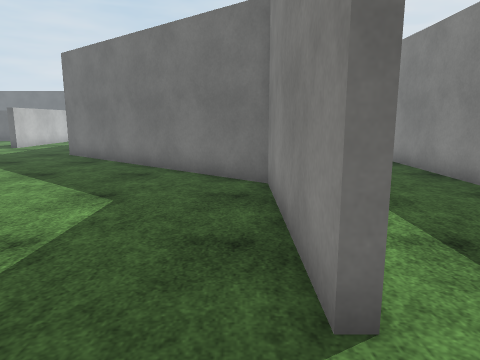
view 1 (above)

19 first-person views from a walk through a scene from a Unity 3-D project. The camera is 1.4 m above the floor, tilts 10° down and sees 70° across. The floor is counted in squares, 1 m on a side. Each view is taken from the middle of a square. On the plan, view 1 faces up. The plan holds only what a view shows up to about 15 squares ahead; the rest is blank. The place goes on beyond the plan. Surface patterns are stand-ins for the level's own textures.

view 2
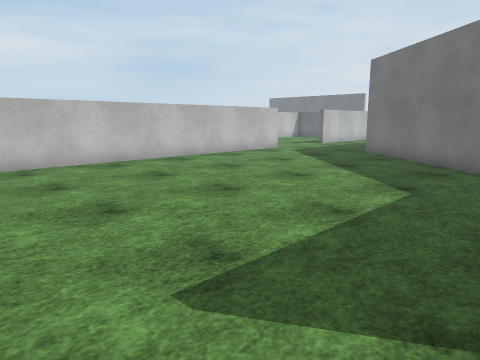

view 3
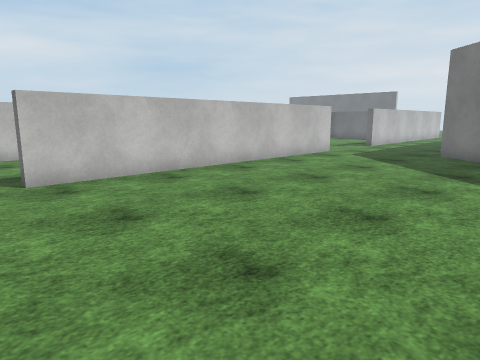

view 4
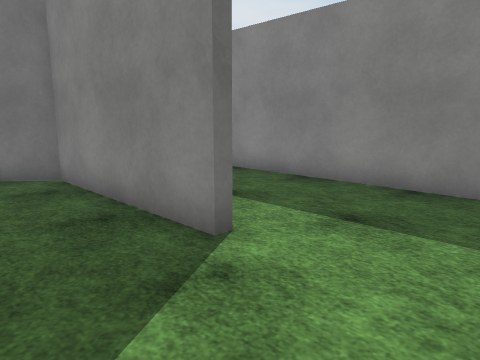

view 5
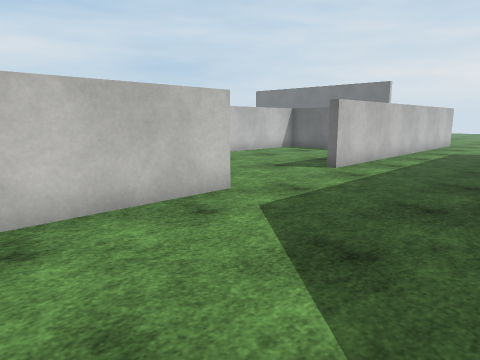

view 6
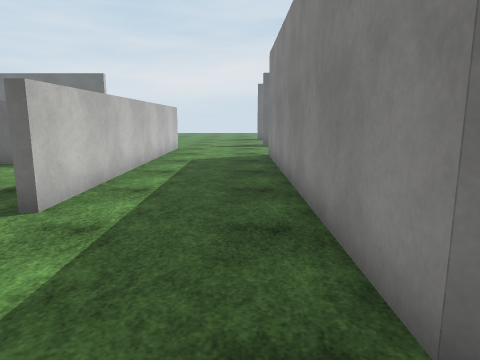

view 7
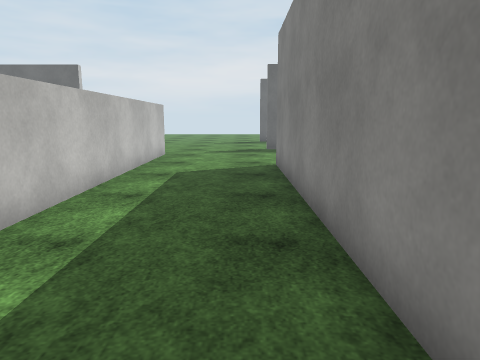

view 8
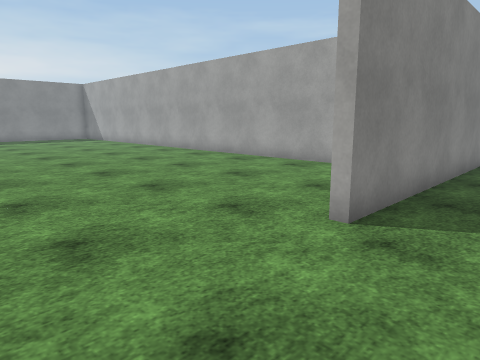

view 9
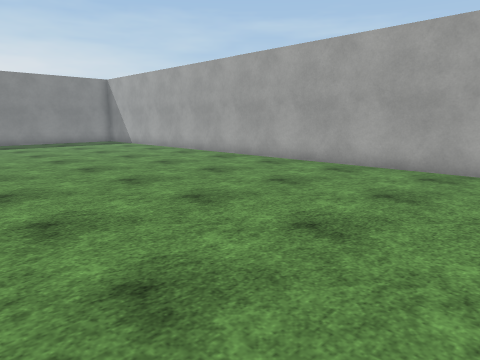

view 10
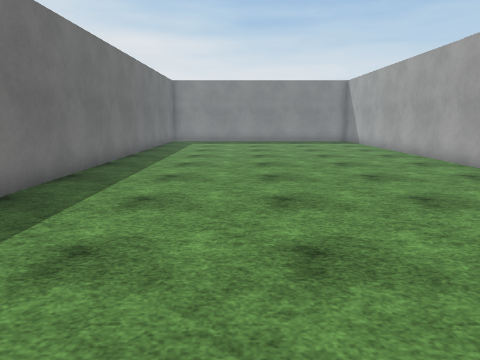

view 11
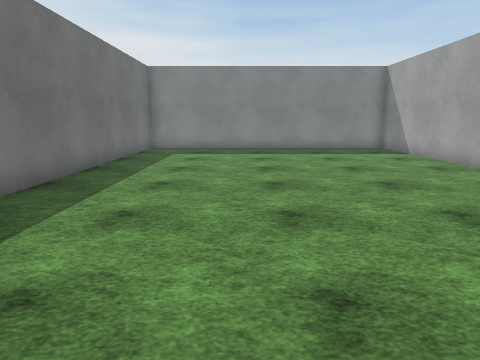

view 12
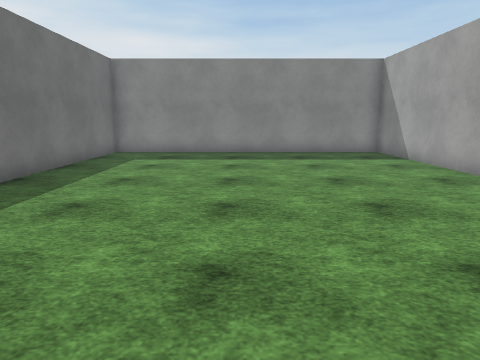

view 13
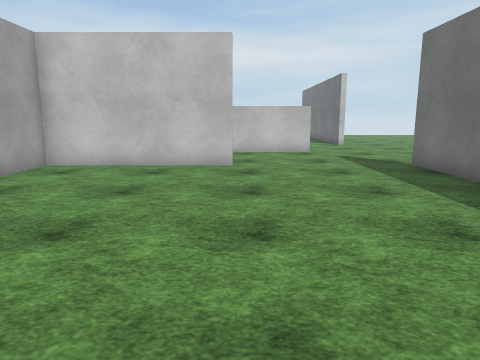

view 14
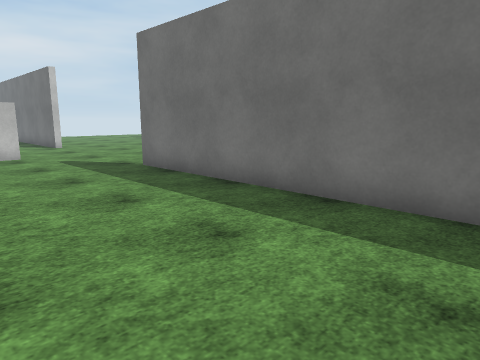

view 15
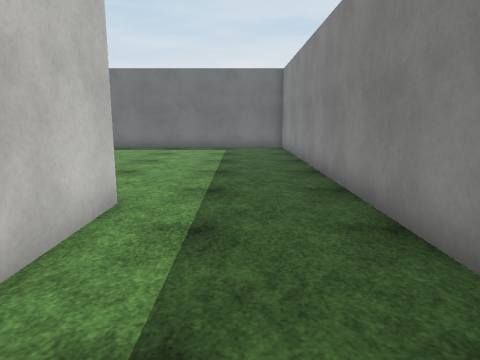

view 16
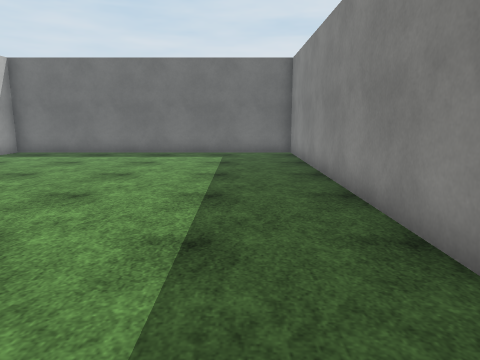

view 17
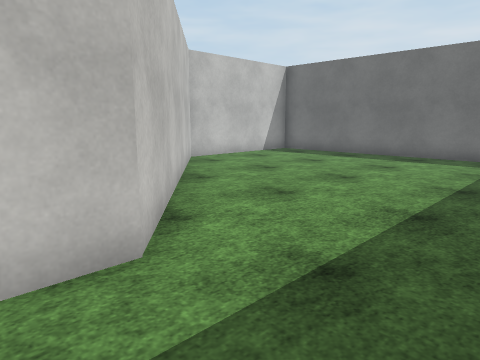

view 18
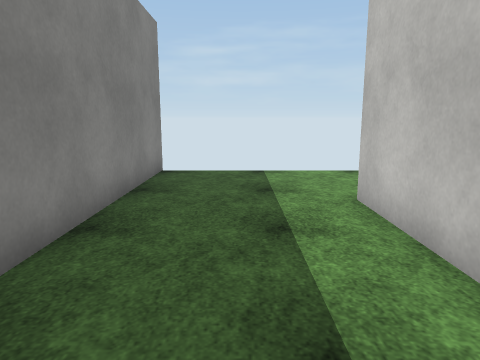

view 19
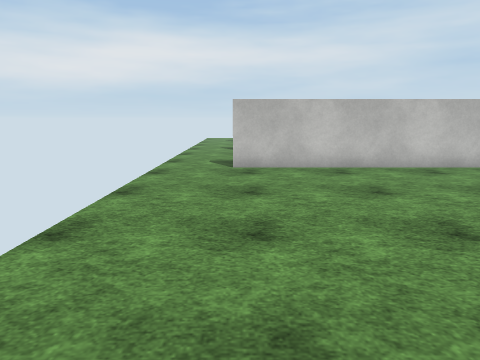

### Floor plan
Points are (right, up) in squares from view 1. A wall is a line through its corners. A room is listed if a view was taken in it or the views show most of it. See-through windows are left out.
Room 1 (views 1, 2, 3, 4, 5, 6, 7, 15, 16, 17, 18, 19)
walls: (0.9, 7.6) (0.9, 2.1) (0.6, 2.1) (0.6, 7.5) (-6.9, 13.8) (-6.9, 25.9); (-11.1, 12.9) (-11.1, 0.8); (5.2, -1.6) (5.2, 8.6); (-11.1, 26.4) (-11.1, 17)
ways out: opening at (-9, 25.7) to room 2; opening at (3, 8) to room 3
Room 2 (views 8, 9, 10, 11, 12, 13, 14)
walls: (-6.6, 25.9) (-6.6, 20) (17, 20) (17, 31.4) (-6.8, 31.4); (-11.1, 29.1) (-11.1, 26.4)
ways out: opening at (-9, 25.7) to room 1
Room 3 (no view inside)
walls: (-6.6, 17.1) (-6.6, 13.9) (0.9, 7.6); (5.2, 8.6) (5.2, 19.7) (-6.6, 19.7) (-6.6, 18.6)
ways out: opening at (3, 8) to room 1

Positions as (right, up) in squares from view 1, and headings:
1: (0, 0), facing up
2: (0, -1), facing up-left
3: (-3, -1), facing up-left
4: (-2, -1), facing up-right
5: (-6, 8), facing up-left
6: (-8, 12), facing up
7: (-8, 15), facing up
8: (-9, 30), facing down-right
9: (-5, 30), facing down-right
10: (-6, 27), facing right
11: (0, 27), facing right
12: (2, 26), facing right
13: (4, 26), facing left
14: (3, 26), facing up-left
15: (3, 2), facing up
16: (3, 5), facing up
17: (4, 6), facing up-left
18: (3, 8), facing down
19: (-1, 1), facing left
